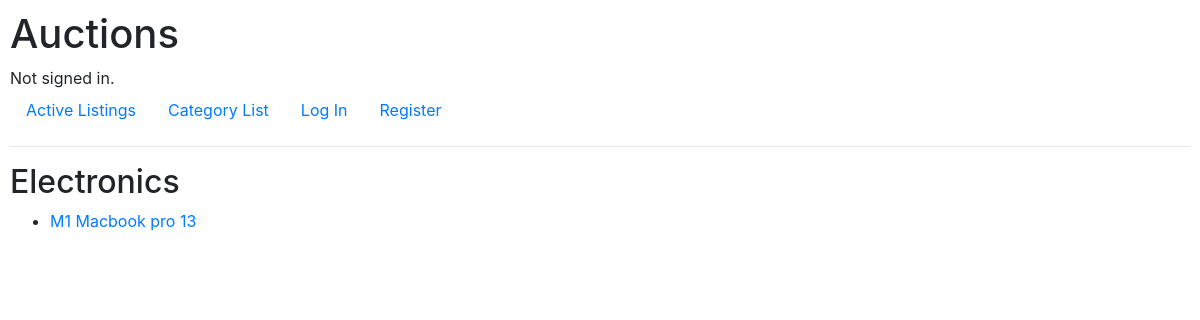
Before: /categories/1/ with the older database file.
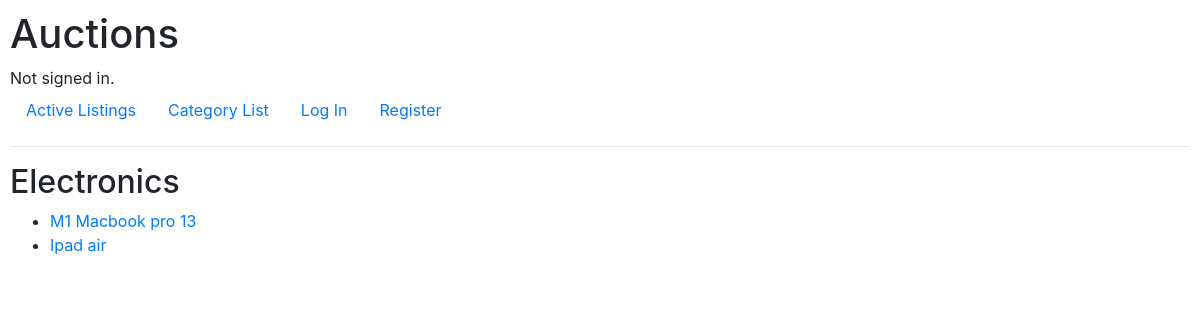
After: the same page with the newer database file.
### auctions/models.py (models this page shows, shortened)
class Listing(models.Model):
    title = models.CharField(max_length=255)
    description = models.TextField()
    starting_bid = models.DecimalField(max_digits = 10, decimal_places=2)
    image_url = models.URLField(blank=True, null=True, max_length=300) # optional
    category = models.ForeignKey(Category, on_delete=models.CASCADE, related_name="listings", blank=True, null=True) #optional
    creator = models.ForeignKey(User, on_delete=models.CASCADE, related_name = "listings")
    created_at = models.DateTimeField(auto_now_add=True)
    closed = models.BooleanField(default=False)  # Indicates if the auction is closed
    winner = models.ForeignKey(User, on_delete=models.CASCADE, related_name="won_auctions", null=True, blank=True)  # Tracks the winner of the auction (if any)

### auctions/views.py (the view)
# urls.py: path("categories/<int:category_id>/", views.category_detail, name="category_detail"),
def category_detail(request, category_id):
    category = get_object_or_404(Category, pk=category_id)
    active_listings = Listing.objects.filter(category=category, closed=False)
    return render(request, "auctions/category_detail.html", {
        "category": category,
        "active_listings": active_listings
    })

### auctions/templates/auctions/category_detail.html
{% extends "auctions/layout.html" %}
{% block body %}
    <h2>{{ category.name }}</h2>
    {% if active_listings %}
        <ul>
            {% for listing in active_listings %}
                <li><a href="{% url 'listing' listing.id %}">{{ listing.title }}</a></li>
            {% endfor %}
        </ul>
    {% else %}
        <p>There are no active listings in this category.</p>
    {% endif%}
{% endblock %}

Changed rows visible on the page:
added Listing: title "Ipad air"
